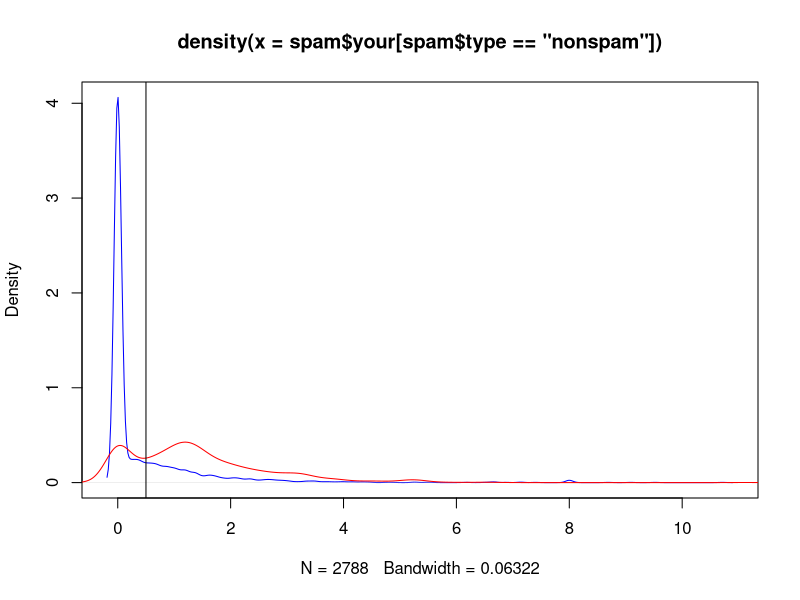
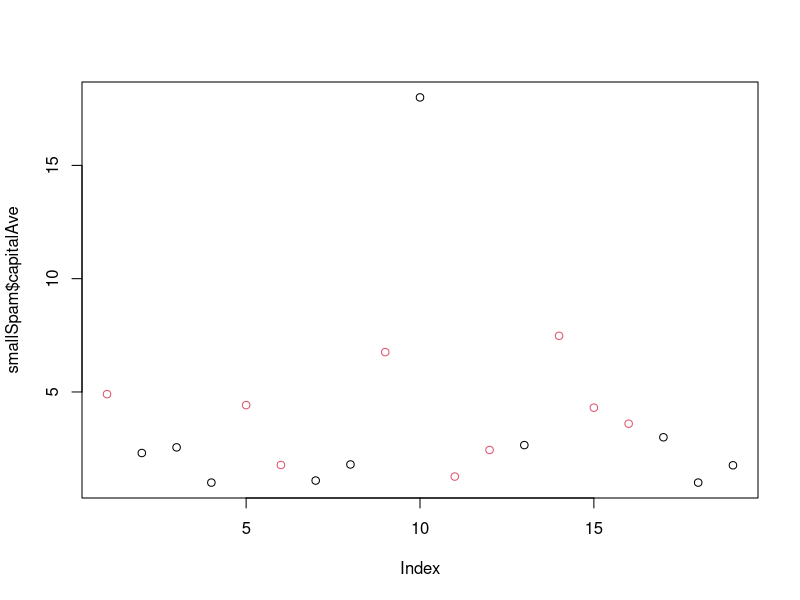

The R source for these figures, in order:
library("kernlab")

data(spam)

plot(density(spam$your[spam$type=="nonspam"]), col= "blue")
lines(density(spam$your[spam$type=="spam"]), col="red")
abline(v=0.5)
prediction <- ifelse(spam$your > 0.5, "SPAM", "NONSPAM")
table(prediction, spam$type)/length(spam$type)

## accuracy: 0.45 + 0.29 = 0.751 así que el 75 % de las veces estamos en lo correcto.


## Vídeo 4
set.seed(333)
smallSpam <- spam[sample(dim(spam)[1], size=19),]
spamLabel <- (smallSpam$type =="spam")*1+1
plot(smallSpam$capitalAve, col=spamLabel)
